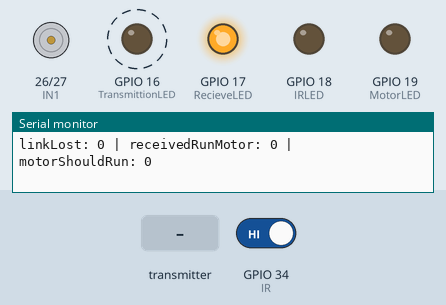
The program below on a simulated ESP32. On the bench: motor-driver pin pairs drawn as motors (green arrow = first pin HIGH = forward, orange = second pin HIGH = backward, longer = more drive, scaled by the enable pin), output pins drawn as LEDs (lit = HIGH), the last lines printed to the serial monitor. Dashed ring = blinking. The test bench sets the inputs (shaded band); at power-on: GPIO 34 (IR) HIGH.

Above: at 1.7 s.
1.8 s: the transmitter starts sending runMotor = 1
At 2.05 s:
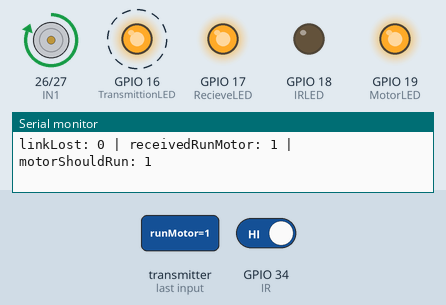
4.8 s: GPIO 34 (IR) driven LOW
At 5.8 s:
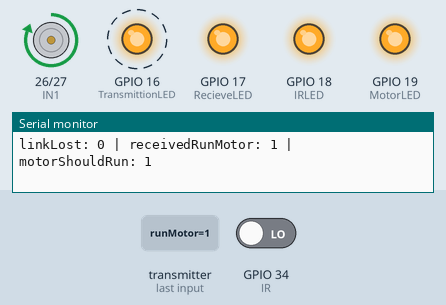
7.8 s: the transmitter starts sending runMotor = 0
At 8.3 s:
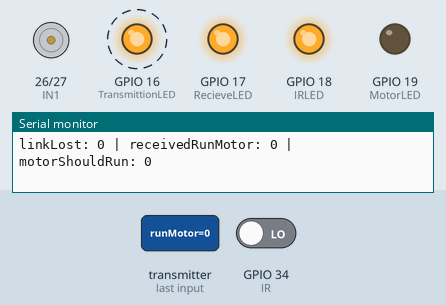
10.8 s: GPIO 34 (IR) driven HIGH
At 11.73 s:
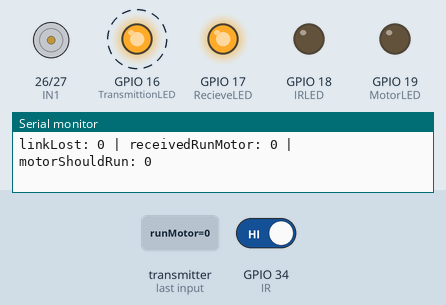
Timing chart, 0 to 14.8 s (numbered marks = the images above; inputs shaded):
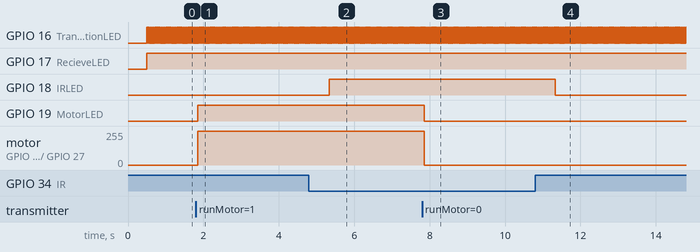

The program:

main.cpp
```cpp
#include <Arduino.h>
#include <WiFi.h>
#include <esp_now.h>
#include "config.h"
#include "Message.h"

uint8_t partnerMAC[6] = {0x9C, 0x13, 0x9E, 0xAB, 0x6C, 0xB4};

unsigned long arrive_time = 0;
bool receivedRunMotor = false;

bool PrevIRReading = 1;
unsigned long last_changed = 0;
bool stableObstacleState = 1;

void OnDataRecv(const uint8_t *mac_addr, const uint8_t *incomingData, int len) {
  message incoming;
  memcpy(&incoming, incomingData, sizeof(incoming));
  arrive_time = millis();
  receivedRunMotor = incoming.runMotor;
}

void OnDataSent(const uint8_t *mac_addr, esp_now_send_status_t status) {
}

void updateIRSensor() {
  bool current_reading = digitalRead(IR);
  if (current_reading != PrevIRReading) {
    PrevIRReading = current_reading;
    last_changed = millis();
  }
  if (millis() - last_changed > 500) {
    stableObstacleState = PrevIRReading;
  }
}

void setup() {
  Serial.begin(115200); delay(500);
  WiFi.mode(WIFI_STA);

  if (esp_now_init() != ESP_OK) {
    Serial.println("ESP-NOW init failed");
    return;
  }

  esp_now_register_recv_cb(OnDataRecv);
  esp_now_register_send_cb(OnDataSent);

  esp_now_peer_info_t peerInfo = {};
  memcpy(peerInfo.peer_addr, partnerMAC, 6);
  peerInfo.channel = ESPNOW_CHANNEL;
  peerInfo.encrypt = false;

  if (esp_now_add_peer(&peerInfo) != ESP_OK) {
    Serial.println("Failed to add peer");
    return;
  }

  pinMode(IR, INPUT);
  pinMode(IN1, OUTPUT);
  pinMode(IN2, OUTPUT);
  pinMode(ENA, OUTPUT);
  pinMode(TransmittionLED, OUTPUT);
  pinMode(MotorLED, OUTPUT);
  pinMode(IRLED, OUTPUT);
  pinMode(RecieveLED, OUTPUT);

  analogWrite(ENA, 255);
}

void loop() {
  updateIRSensor();

  bool linkLost = (millis() - arrive_time > 2000);

  bool motorShouldRun = (!linkLost) && receivedRunMotor;

  if (motorShouldRun) {
    digitalWrite(IN1, HIGH);
    digitalWrite(IN2, LOW);
  } else {
    digitalWrite(IN1, LOW);
    digitalWrite(IN2, LOW);
  }

  Serial.print("linkLost: "); Serial.print(linkLost);
  Serial.print(" | receivedRunMotor: "); Serial.print(receivedRunMotor);
  Serial.print(" | motorShouldRun: "); Serial.println(motorShouldRun);

  digitalWrite(MotorLED, motorShouldRun);
  digitalWrite(IRLED, !stableObstacleState);
  digitalWrite(RecieveLED, !linkLost);

  message outgoing;
  outgoing.senderID = 0;
  outgoing.runMotor = stableObstacleState;
  outgoing.timestamp = millis();

  esp_now_send(partnerMAC, (uint8_t *)&outgoing, sizeof(outgoing));
  digitalWrite(TransmittionLED, !digitalRead(TransmittionLED));

  delay(20);
}
```

Message.h
```cpp
#ifndef MESSAGE_H
#define MESSAGE_H

#include <cstdint>

struct message {
  uint8_t senderID;
  bool runMotor;
  uint32_t timestamp;
};

#endif
```

config.h
```cpp
#ifndef CONFIG_H
#define CONFIG_H

#define TransmittionLED 16
#define MotorLED        19
#define IRLED           18
#define RecieveLED      17

#define IR     34
#define IN1    26
#define IN2    27
#define ENA    25

#define ESPNOW_CHANNEL 1

#endif
```

Measured:
- after the input at 1.8 s, GPIO 17 (RecieveLED): stays HIGH (without the input it goes to LOW after 0.22 s); GPIO 19 (MotorLED): LOW → HIGH after 0.05 s; motor on GPIO 26 (IN1) / GPIO 27 (IN2): stopped → forward 255/255 after 0.05 s
- after the input at 4.8 s, GPIO 18 (IRLED): LOW → HIGH after 0.53 s
- after the input at 7.8 s, GPIO 19 (MotorLED): HIGH → LOW after 0.05 s; motor on GPIO 26 (IN1) / GPIO 27 (IN2): forward 255/255 → stopped after 0.05 s
- after the input at 10.8 s, GPIO 18 (IRLED): HIGH → LOW after 0.53 s
- by itself, GPIO 16 (TransmittionLED): alternates HIGH for 0.02 s and LOW for 0.02 s
